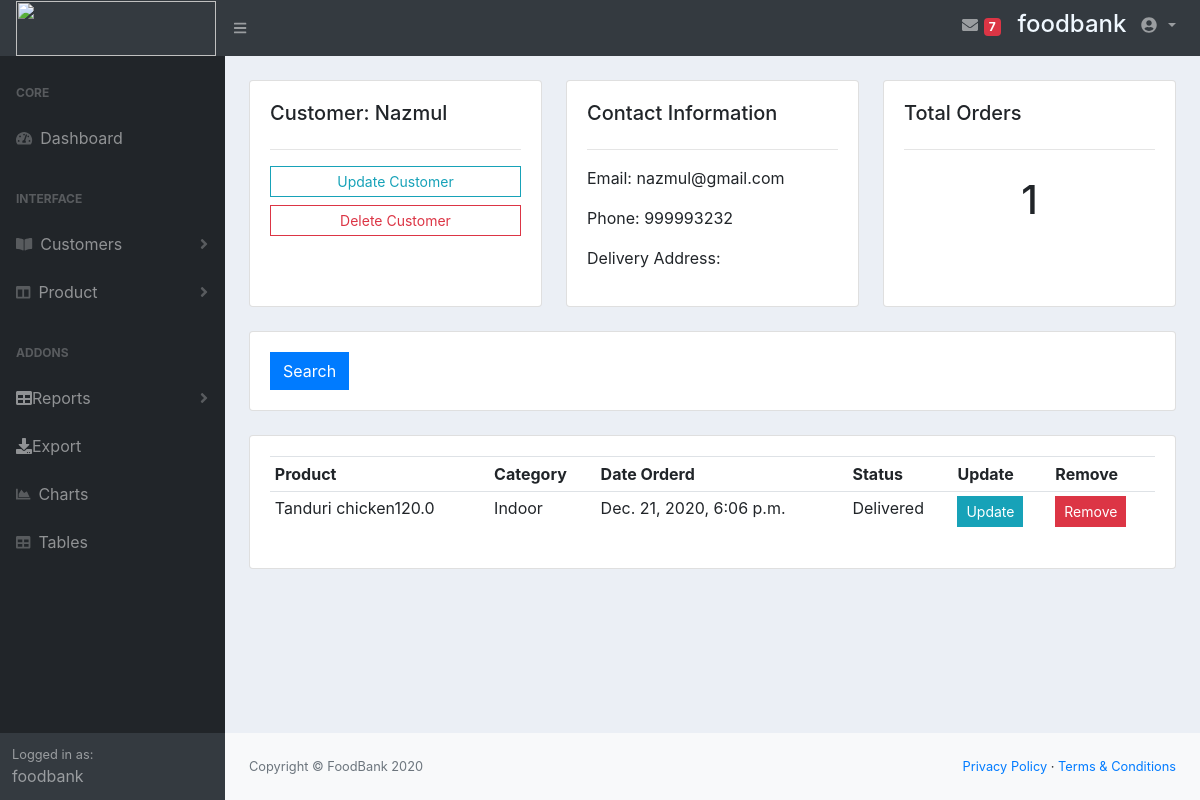
The app's page /customer/2/ (signed in), older data.
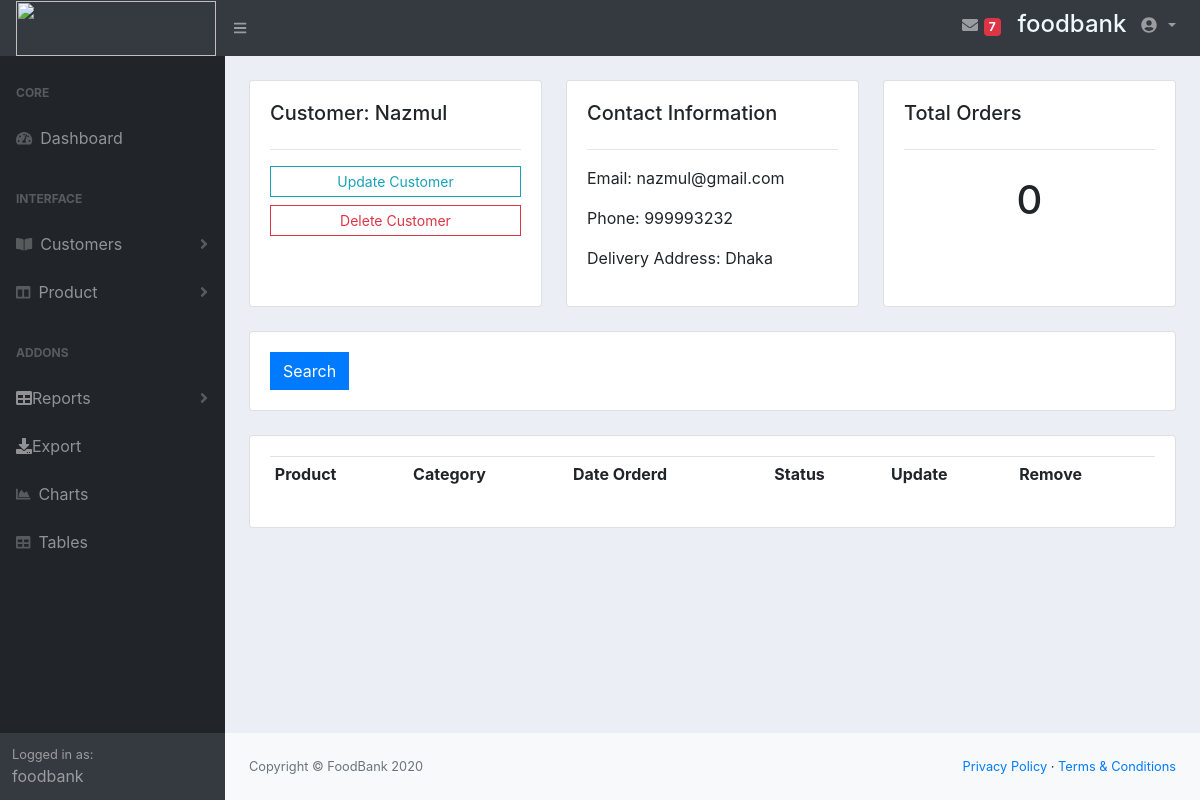
The same page, newer data.
### account/models.py (models this page shows, shortened)
class Order(models.Model):
	STATUS = (
			('Pending', 'Pending'),
			('Out for delivery', 'Out for delivery'),
			('Delivered', 'Delivered'),
			)
	customer = models.ForeignKey(Customer,null=True,blank=True,on_delete=models.SET_NULL)
	product = models.ForeignKey(Product,null=True,on_delete=models.SET_NULL)
	order=models.ForeignKey(ProductOrder,on_delete=models.SET_NULL,null=True)
	quantity=models.IntegerField(default=0,null=True,blank=True)
	date_created = models.DateTimeField(auto_now_add=True, null=True)
	status = models.CharField(max_length=200, null=True, choices=STATUS)

class Product(models.Model):
	CATEGORY = (
			('Indoor', 'Indoor'),
			('Out Door', 'Out Door'),
			)
	STATUS = (
			('In Stock', 'In Stock'),
			('Out of Stock', 'Out of Stock'),
			)
	name = models.CharField(max_length=200, null=True)
	price = models.FloatField(null=True)
	category = models.CharField(max_length=200, null=True, choices=CATEGORY)
	status = models.CharField(max_length=200, null=True, choices=STATUS, default="In Stock")
	description = models.CharField(max_length=200, null=True)
	date_created = models.DateTimeField(auto_now_add=True, null=True)
	tags = models.ManyToManyField(Tag)
	def __str__(self):
		return self.name + str(self.price)

class Customer(models.Model):
	STATUS = (
			('Active', 'Active'),
			('Inactive', 'Inactive'),
			)
	name = models.CharField(max_length=200, null=True)
	phone = models.CharField(max_length=200, null=True)
	email = models.CharField(max_length=200, null=True)
	address=models.CharField(max_length=200, null=True,default="")
	status = models.CharField(max_length=200, null=True, choices=STATUS, default="Active")
	date_created = models.DateTimeField(auto_now_add=True, null=True)

### account/views.py (the view)
# urls.py: path('customer/<str:pk>/',views.customer,name="customer"),
@login_required(login_url='/login/')
def customer(request,pk):
	customers = Customer.objects.get(id=pk)
	orders = customers.order_set.all()
	order_count = orders.count()
	context = {'customer':customers, 'orders':orders, 'order_count':order_count}
	return render(request, 'customer.html',context)

### templates/customer.html
{%  extends 'index1.html' %}
{% block content %}
	<br>
<div class="row">
	<div class="col-md">
		<div class="card card-body h-100">
			<h5>Customer: {{customer.name}}</h5>
			<hr>
			<a class="btn btn-outline-info  btn-sm btn-block" href="{% url 'edit_customer' customer.id %}">Update Customer</a>
			<a class="btn btn-outline-danger  btn-sm btn-block" href="">Delete Customer</a>
		</div>
	</div>
	<div class="col-md">
		<div class="card card-body h-100">
			<h5>Contact Information</h5>
			<hr>
			<p>Email: {{customer.email}}</p>
			<p>Phone: {{customer.phone}}</p>
			<p>Delivery Address: {{customer.address}}</p>
		</div>
	</div>
	<div class="col-md">
		<div class="card card-body h-100">
			<h5>Total Orders</h5>
			<hr>
			<h1 style="text-align: center;padding: 10px">{{order_count}}</h1>
		</div>
	</div>
</div>
<br>
<div class="row">
	<div class="col">
		<div class="card card-body">
			<form method="get">
		    <button class="btn btn-primary" type="submit">Search</button>
		  </form>
		</div>
	</div>
</div>
<br>
<div class="row">
	<div class="col-md">
		<div class="card card-body">
			<table class="table table-sm">
				<tr>
					<th>Product</th>
					<th>Category</th>
					<th>Date Orderd</th>
					<th>Status</th>
					<th>Update</th>
					<th>Remove</th>
				</tr>
				{% for order in orders %}
				<tr>
					<td>{{order.product}}</td>
					<td>{{order.product.category}}</td>
					<td>{{order.date_created}}</td>
					<td>{{order.status}}</td>
					<td><a class="btn btn-sm btn-info" href="">Update</a></td>
					<td><a class="btn btn-sm btn-danger" href="">Remove</a></td>
				</tr>
				{% endfor %}
			</table>
		</div>
	</div>
</div>
{% endblock %}

Row changes from the older to the newer data that the page shows:
removed Order: product "Tanduri chicken120.0", product.category "Indoor", date_created "Dec. 21, 2020, 6:06 p.m.", status "Delivered"
changed Customer "Nazmul": address (not shown) → "Dhaka"
Text that changed along with them:
{{ order_count }}: "1" → "0"
